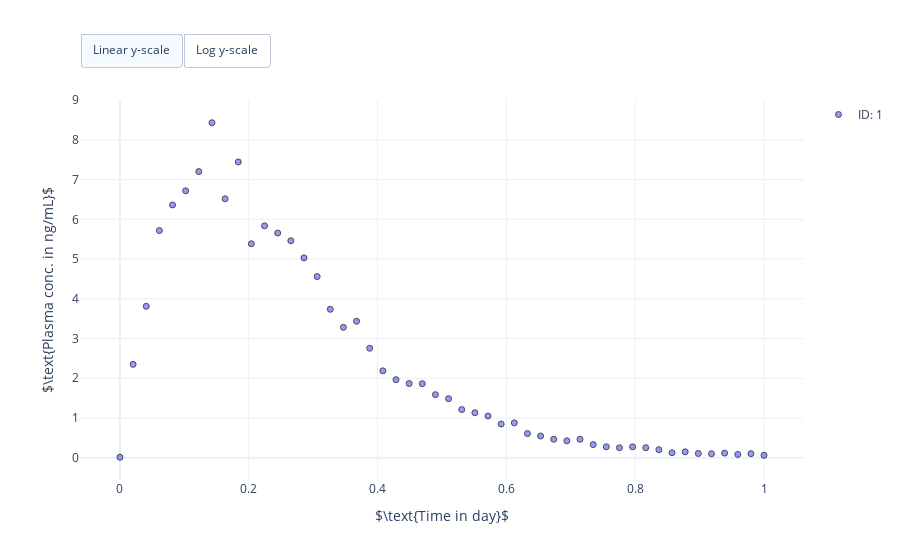

Notebook code cell kept with this figure:
### Markdown cell above
### Visualise virtual measurements

### Code cell
# Create scatter plot
fig = erlo.plots.PDTimeSeriesPlot()
fig.add_data(data, biomarker='central.drug_concentration', meas_key='Sample')
fig.set_axis_labels(xlabel=r'$\text{Time in day}$', ylabel=r'$\text{Plasma conc. in ng/mL}$')

# Show figure
fig.show()

### Figure 1 — Plotly figure (JSON) as saved in the notebook; plotly's stock layout.template omitted (floating-point values rounded to 4 significant figures)
{"data": [{"marker": {"color": "#636EFA", "line": {"color": "black", "width": 1}, "opacity": 0.7, "symbol": "circle"}, "mode": "markers", "name": "ID: 1", "showlegend": true, "type": "scatter", "x": [0, 0.02041, 0.04082, 0.06122, 0.08163, 0.102, 0.1224, 0.1429, 0.1633, 0.1837, 0.2041, 0.2245, 0.2449, 0.2653, 0.2857, 0.3061, 0.3265, 0.3469, 0.3673, 0.3878, 0.4082, 0.4286, 0.449, 0.4694, 0.4898, 0.5102, 0.5306, 0.551, 0.5714, 0.5918, 0.6122, 0.6327, 0.6531, 0.6735, 0.6939, 0.7143, 0.7347, 0.7551, 0.7755, 0.7959, 0.8163, 0.8367, 0.8571, 0.8776, 0.898, 0.9184, 0.9388, 0.9592, 0.9796, 1], "y": [0.01219, 2.35, 3.81, 5.718, 6.361, 6.717, 7.2, 8.43, 6.516, 7.444, 5.385, 5.836, 5.655, 5.46, 5.029, 4.559, 3.736, 3.281, 3.436, 2.754, 2.187, 1.964, 1.867, 1.863, 1.588, 1.486, 1.211, 1.132, 1.05, 0.8492, 0.8777, 0.6073, 0.5463, 0.4654, 0.4256, 0.4651, 0.3308, 0.2759, 0.2514, 0.2748, 0.2525, 0.2031, 0.1272, 0.1489, 0.1072, 0.1011, 0.1169, 0.08347, 0.1025, 0.06038]}], "layout": {"autosize": true, "updatemenus": [{"buttons": [{"args": [{"yaxis.type": "linear"}], "label": "Linear y-scale", "method": "relayout"}, {"args": [{"yaxis.type": "log"}], "label": "Log y-scale", "method": "relayout"}], "direction": "left", "pad": {"r": 0, "t": -10}, "showactive": true, "type": "buttons", "x": 0, "xanchor": "left", "y": 1.15, "yanchor": "top"}], "xaxis": {"title": {"text": "$\\text{Time in day}$"}}, "yaxis": {"title": {"text": "$\\text{Plasma conc. in ng/mL}$"}}}}
